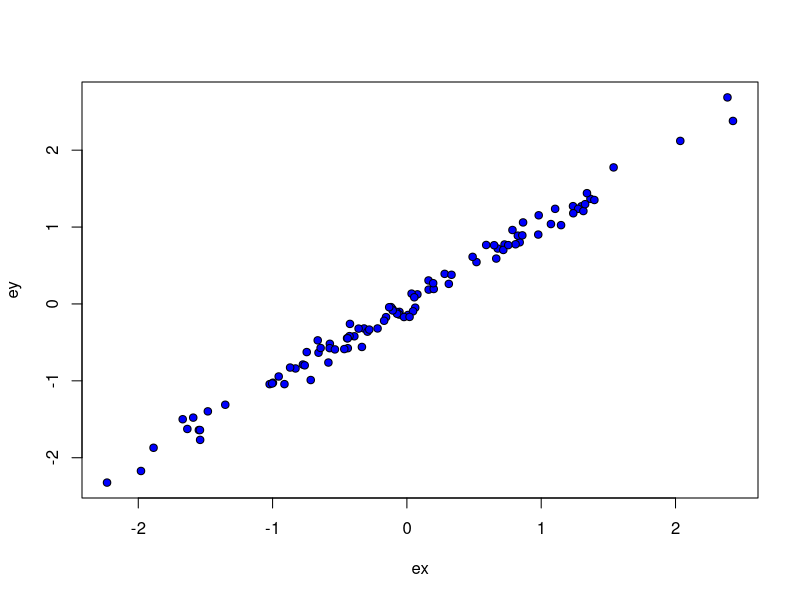
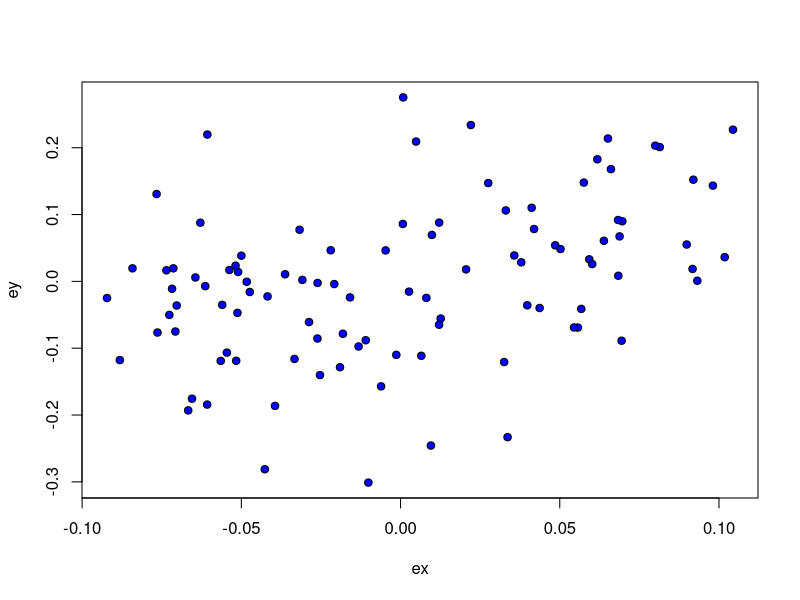
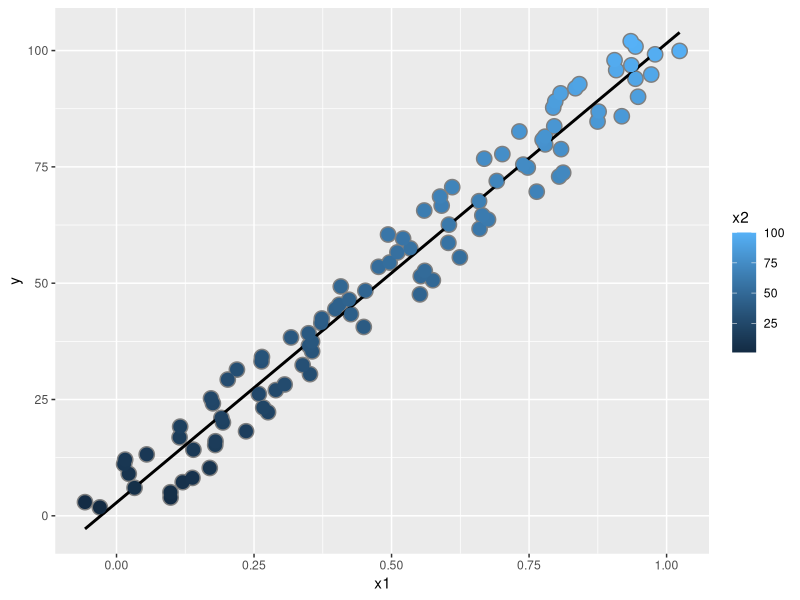
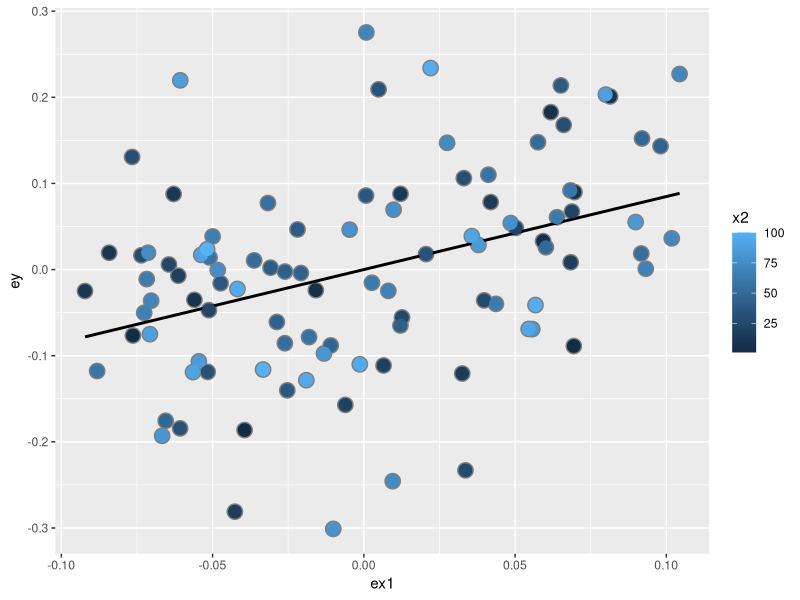

The R script that drew these images, in order:
## Set your working directory to the ICPSR_regression folder
## Change the path below to match your computer
# setwd("~/ICPSR_regression")
setwd("C:/Users/Patrick Shea/Dropbox/My Projects/Spring 2026/ICPSR/ICPSR_OLS26")

# =============================================================================
# Session 4: Multivariate OLS
# Theory, Interpretation & Dummy Variables
# =============================================================================

#######################################################################################
## Multivariate OLS

# Demonstrate  theorem:
# The coefficient on x1 in a multivariate regression equals the coefficient
# from regressing the residuals of y~x2 on the residuals of x1~x2

rm(list=ls())

n = 100; x = rnorm(n); x2 = rnorm(n)
cor(x, x2) # x and x2 are uncorrelated

y = 1 + x + x2 + rnorm(n, sd = .1)

ey = resid(lm(y ~ x2 ))
ex = resid(lm(x ~ x2 ))
sum(ey * ex) / sum(ex ^ 2)
coef(lm(ey ~ ex - 1)) # - 1 suppresses Constant
coef(lm(y ~ x + x2 ))
coef(lm(y ~ x  ))
coef(lm(y ~ x2 ))

# Plot the partial effect of x1 on y, after accounting for x2
plot(ex,ey,pch=21,bg="blue")

# Does it matter if we include x2?
summary(lm(y ~ x + x2))


# Show how adding a correlated control can change the sign of an effect
n <- 100; x2 <- 1 : n; x1 <- .01 * x2 + runif(n, -.1, .1); y = -x1 + x2 + rnorm(n, sd = .01)
y = 1 + x1 + x2 + rnorm(n, sd = .1)

ey = resid(lm(y ~ x2 ))
ex = resid(lm(x1 ~ x2 ))
sum(ey * ex) / sum(ex ^ 2)
coef(lm(ey ~ ex - 1 ))
coef(lm(y ~ x1 + x2 ))


plot(ex,ey,pch=21,bg="blue")


summary(lm(y ~ x1))$coef
summary(lm(y ~ x2))$coef
summary(lm(y ~ x1 + x2))$coef


# Visualize what's happening: x1 and x2 are correlated, so the bivariate
# relationship between y and x1 conflates the effect of x2
dat = data.frame(y = y, x1 = x1, x2 = x2, ey = resid(lm(y ~ x2)), ex1 = resid(lm(x1 ~ x2)))
library(ggplot2)
g = ggplot(dat, aes(y = y, x = x1, colour = x2))
g = g + geom_point(colour="grey50", size = 5) + geom_smooth(method = lm, se = FALSE, colour = "black")
g = g + geom_point(size = 4)
g


# Same plot after partialling out x2
g2 = ggplot(dat, aes(y = ey, x = ex1, colour = x2))
g2 = g2 + geom_point(colour="grey50", size = 5) + geom_smooth(method = lm, se = FALSE, colour = "black") + geom_point(size = 4)
g2


# =============================================================================
# PART 2: SWISS DATA - REAL WORLD APPLICATION
# =============================================================================

rm(list=ls())
library(datasets)
data(swiss)

# === Activity 3a: Explore the Swiss fertility data ===
# Fertility: birth rate per 1000
# Agriculture: % of population in agriculture
# Examination: % receiving highest mark on army exam
# Education: % with education beyond primary school
# Catholic: % Catholic
# Infant.Mortality: infant mortality rate

head(swiss)
summary(swiss)

# === Activity 3b: Compare bivariate vs multivariate models ===

# Simple model: just Agriculture
simple_model <- lm(Fertility ~ Agriculture, data = swiss)

# Full multivariate model
full_model <- lm(Fertility ~ ., data = swiss)

summary(simple_model)$coefficients
summary(full_model)$coefficients

# The Agriculture coefficient changes because it's correlated with
# other variables that also affect Fertility
coef(simple_model)[2]
coef(full_model)[2]

# === Activity 3c: Interpret multivariate coefficients ===
# Each coefficient shows the effect HOLDING ALL OTHER VARIABLES CONSTANT
coef(full_model)

# =============================================================================
# PART 4: DUMMY VARIABLES - CATEGORICAL PREDICTORS
# =============================================================================

# === Activity 4a: Create a binary variable from Catholic percentage ===
swiss$high_catholic <- ifelse(swiss$Catholic > median(swiss$Catholic), 1, 0)
table(swiss$high_catholic)

# === Activity 4b: Regression with dummy variables ===
# The dummy coefficient is the difference in predicted Y between groups
dummy_model <- lm(Fertility ~ Agriculture + Education + high_catholic, data = swiss)
summary(dummy_model)

# === Activity 4c: Multiple category dummy variables ===
# R automatically creates k-1 dummies for k categories (reference = first level)
swiss$catholic_level <- cut(swiss$Catholic,
                            breaks = c(0, 33, 66, 100),
                            labels = c("Low", "Medium", "High"),
                            include.lowest = TRUE)

table(swiss$catholic_level)

multi_dummy_model <- lm(Fertility ~ Agriculture + Education + catholic_level, data = swiss)
summary(multi_dummy_model)

# =============================================================================
# PART 5: MODEL COMPARISON AND EVALUATION
# =============================================================================

# === Activity 5a: R-squared vs Adjusted R-squared ===
# R-squared always increases with more variables; Adjusted R-squared penalizes for complexity
models <- list("Simple" = simple_model,
               "Full" = full_model,
               "With Dummies" = multi_dummy_model)

for(name in names(models)) {
  r2 <- summary(models[[name]])$r.squared
  adj_r2 <- summary(models[[name]])$adj.r.squared
  print(sprintf("%-15s R2 = %.3f, Adjusted R2 = %.3f",
              paste0(name, ":"), r2, adj_r2))
}

# === Activity 5b: F-test for nested model comparison ===
anova_result <- anova(simple_model, full_model)
print(anova_result)

# =============================================================================
# PART 6: EFFECTS OF ADDING VARIABLES
# =============================================================================

# === Activity 6a: Adding an irrelevant variable inflates standard errors ===
set.seed(123)
swiss$random_var <- rnorm(nrow(swiss))

model_with_noise <- lm(Fertility ~ Agriculture + Education + random_var, data = swiss)
model_without_noise <- lm(Fertility ~ Agriculture + Education, data = swiss)

summary(model_without_noise)$coefficients
summary(model_with_noise)$coefficients

# === Activity 6b: Perfect multicollinearity — R drops the redundant variable ===
swiss$perfect_corr <- swiss$Agriculture + swiss$Education

tryCatch({
  perfect_model <- lm(Fertility ~ Agriculture + Education + perfect_corr, data = swiss)
  summary(perfect_model)
}, error = function(e) {
  print(paste("Error:", e$message))
})

# === Activity 6c: High (but not perfect) multicollinearity inflates SEs ===
set.seed(123)
swiss$high_corr <- swiss$Agriculture + rnorm(nrow(swiss), mean = 0, sd = 0.1)

cor(swiss$Agriculture, swiss$high_corr)

high_corr_model <- lm(Fertility ~ Agriculture + Education + high_corr, data = swiss)
normal_model <- lm(Fertility ~ Agriculture + Education, data = swiss)

# Compare SEs — multicollinearity blows them up
summary(normal_model)$coefficients[2, "Std. Error"]
summary(high_corr_model)$coefficients[2, "Std. Error"]

# =============================================================================
# PART 7: PREDICTION WITH MULTIVARIATE MODELS
# =============================================================================

# === Activity 7a: Predictions with continuous variables ===
new_data <- data.frame(
  Agriculture = c(20, 40, 60),
  Education = c(10, 20, 30),
  Examination = c(15, 20, 25),
  Catholic = c(25, 50, 75),
  Infant.Mortality = c(15, 20, 25)
)

predictions <- predict(full_model, newdata = new_data, interval = "prediction")
cbind(new_data[, c("Agriculture", "Education")], round(predictions, 2))

# === Activity 7b: Predictions with dummy variables ===
# Must specify the factor level for categorical predictors
dummy_new_data <- data.frame(
  Agriculture = c(40, 40, 40),
  Education = c(20, 20, 20),
  catholic_level = factor(c("Low", "Medium", "High"), levels = c("Low", "Medium", "High"))
)

dummy_predictions <- predict(multi_dummy_model, newdata = dummy_new_data)

# Differences between groups
dummy_predictions[2] - dummy_predictions[1]  # Medium vs Low
dummy_predictions[3] - dummy_predictions[1]  # High vs Low
dummy_predictions[3] - dummy_predictions[2]  # High vs Medium

# === Session 4 Complete ===
